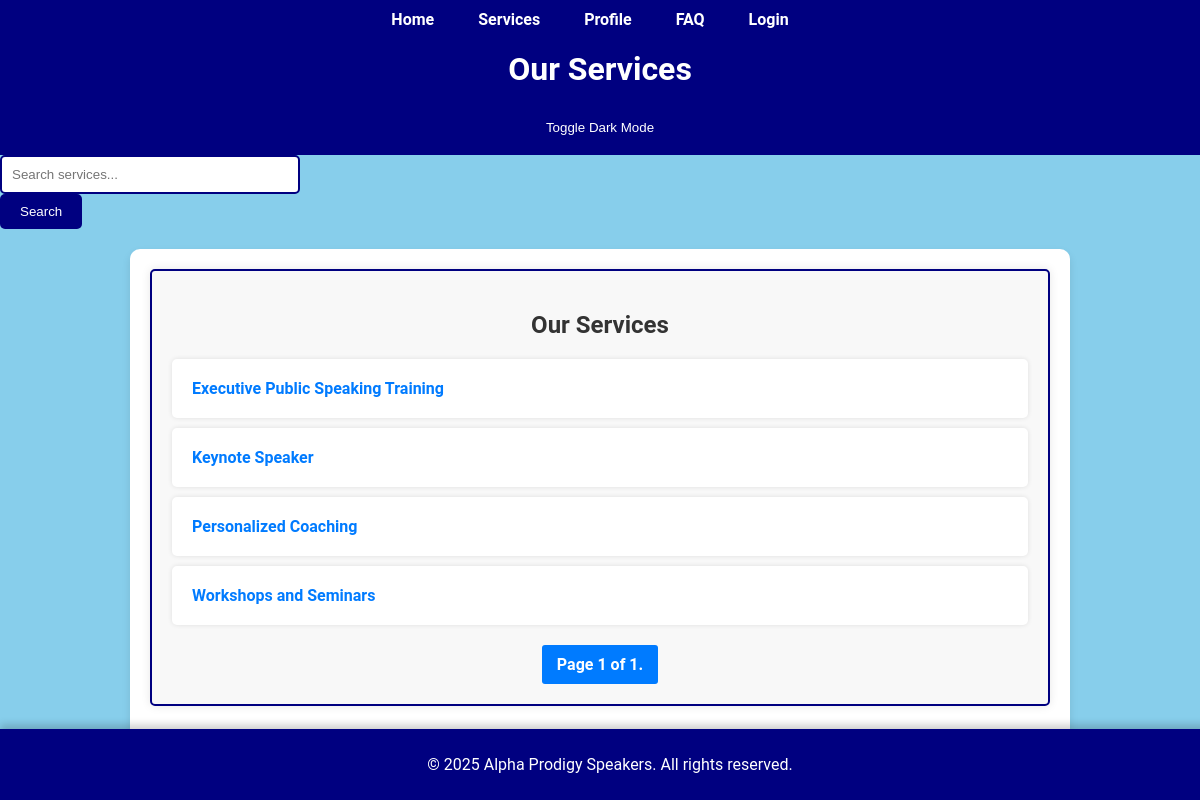
The app's page /speakers/services/ with its own data.
### speakers/models.py (models this page shows, shortened)
class Service(models.Model):
    name = models.CharField(max_length=100)
    description = models.TextField()
    price = models.DecimalField(max_digits=10, decimal_places=2)
    class Meta:
        ordering = ['name']  # Order by name by default

### speakers/views.py (the view)
# urls.py: path('services/', views.service_list_view, name='service_list'),
def service_list_view(request):
    services = Service.objects.all().order_by('name')
    paginator = Paginator(services, 10)  # Show 10 services per page
    page_number = request.GET.get('page')
    page_obj = paginator.get_page(page_number)
    return render(request, 'service_list.html', {'page_obj': page_obj})

### templates/htmls/service_list.html (shortened to what this page needs)
{% extends 'base.html' %}
{% block header %}
    Our Services
{% endblock %}
{% block content %}
<section id="services">
    <h2>Our Services</h2>
    <ul>
        {% for service in page_obj %}
            <li><a href="{% url 'service_detail' service.id %}">{{ service.name }}</a></li>
        {% endfor %}
    </ul>
    <div class="pagination">
        <span class="step-links">
            <span class="current">
                Page {{ page_obj.number }} of {{ page_obj.paginator.num_pages }}.
            </span>
        </span>
    </div>
</section>
{% endblock %}

### static/styles.css (style rules this page uses)
body { font-family: 'Roboto', sans-serif; background-color: skyblue; margin: 0; padding: 0; }
#services { padding: 20px; background-color: #f8f8f8; border-radius: 5px; box-shadow: 0 0 10px rgba(0, 0, 0, 0.1); }
#services h2 { color: #333; text-align: center; margin-bottom: 20px; }
#services ul { list-style: none; padding: 0; }
#services ul li { margin: 10px 0; padding: 20px; background-color: #fff; border-radius: 5px; box-shadow: 0 0 5px rgba(0, 0, 0, 0.1); transition: transform 0.2s; }
#services ul li a { text-decoration: none; color: #007bff; font-weight: bold; }
.pagination { display: flex; justify-content: center; margin-top: 20px; }
.pagination .step-links { display: flex; align-items: center; list-style: none; padding: 0; }
.pagination .step-links .current { margin: 0 5px; padding: 10px 15px; background-color: #007bff; color: #fff; border-radius: 3px; font-weight: bold; }
section { background-color: white; border: 2px solid navy; border-radius: 10px; padding: 20px; margin-bottom: 20px; box-shadow: 0 4px 8px rgba(0, 0, 0, 0.1); transition: transform 0.2s; }
p, h1, h2, h3, a { color: navy; text-align: center; }

### records on screen
Service: name "Executive Public Speaking Training"
Service: name "Keynote Speaker"
Service: name "Personalized Coaching"
Service: name "Workshops and Seminars"

### other values on screen
{{ page_obj.number }} "1"
{{ page_obj.paginator.num_pages }} "1"
